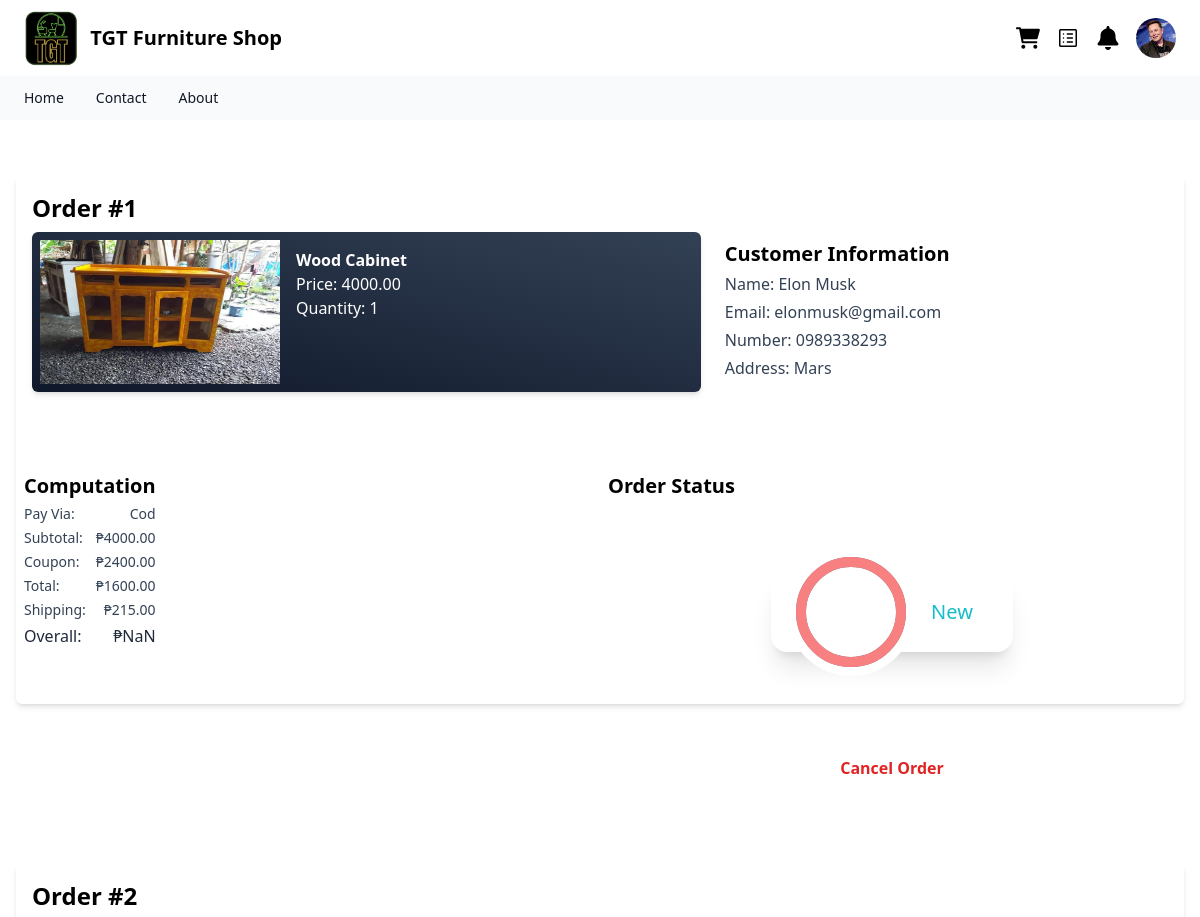
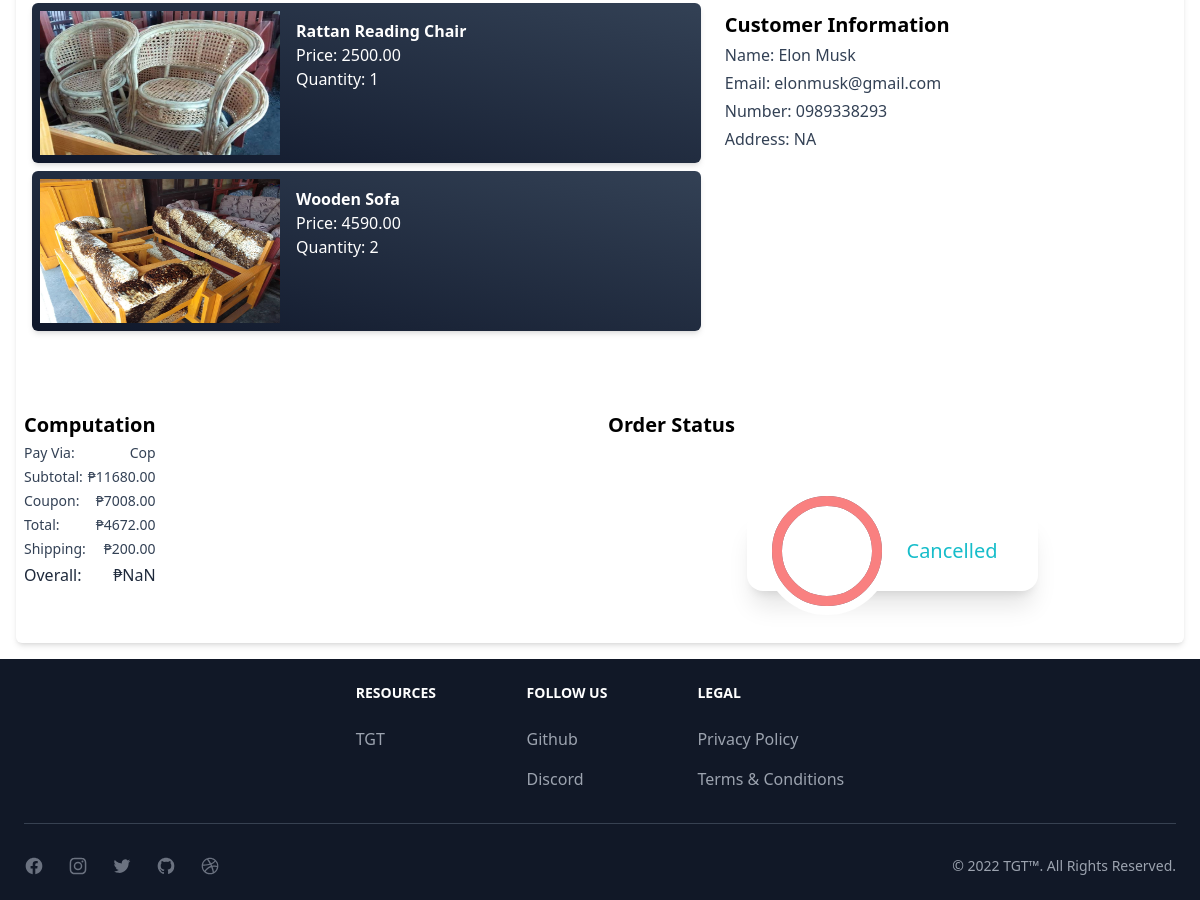
The app's page /order.php (signed in) with its own data (2 pictures, top to bottom).
### tables this page shows
CREATE TABLE `tbl_order` (
  `ID` int(11) NOT NULL,
  `user` int(11) NOT NULL,
  `payment` varchar(255) NOT NULL,
  `package` longtext NOT NULL,
  `firstname` varchar(255) NOT NULL,
  `lastname` varchar(255) NOT NULL,
  `email` varchar(255) NOT NULL,
  `number` varchar(255) DEFAULT NULL,
  `city` varchar(255) NOT NULL,
  `zipcode` varchar(255) NOT NULL,
  `barangay` varchar(255) NOT NULL,
  `hnos` varchar(255) NOT NULL,
  `address` varchar(255) NOT NULL,
  `ordered_at` varchar(255) NOT NULL,
  `gcash` longtext DEFAULT NULL,
  `mpin` longtext DEFAULT NULL,
  `appointment` varchar(255) DEFAULT NULL,
  `status` varchar(255) DEFAULT 'New'
);

### functions/php/order.php (called while the page is built, shortened)
<?php
    function myOrder($id){
        global $connect;
        $query = "SELECT * FROM tbl_order WHERE user = '$id';";
        $result = $connect->query($query);
        return $result;
    }
    function ratingExists($orderID ,$userID, $productID){
        global $connect;
        $query = "SELECT * FROM tbl_rating WHERE `order` = '$orderID' AND user = '$userID' AND product = '$productID';";
        $result = $connect->query($query);
        return $result->num_rows > 0 ? 1 : 0;
    }
?>

### order.php (the view, shortened to what this page needs)
<?php
    require('./db/connector.php');
    require('./functions/php/order.php');
?>
<!DOCTYPE html>
<html lang="en">
<?php include "partials/header.php";?>
<body class="w-full relative">
    <?php include "partials/navbar.php";?>
    <section class=" min-h-screen p-4">
        <?php
            $number = 0;
            $results = myOrder($_SESSION['result']['ID']);
            foreach($results as $result){
                if($result['status'] == 'New' || $result['status'] == 'Cancelled')
                    $percentage = '0';
                $number++;
                echo "<div class='mt-40 rounded-md shadow-md flex flex-wrap relative'>";
                    echo "<div class='p-4 w-full md:w-3/5 xl:w-1/3'>";
                        echo "<h1 class='font-bold capitalize text-2xl mb-2'>Order #$number</h1>";
                        $json = json_decode($result['package']);
                        $datas = $json->data;
                        $subtotal = $json->subtotal;
                        $coupon = $json->coupon;
                        $total = $json->total;
                        $shipping = $json->shipping;
                        $cancelled = $result['status'] == 'New' || $result['status'] == 'Processing' ? '' : 'hidden';
                        foreach($datas as $data){
                            $row = (array)$data;
                            $imageLocation = $row['productImg'] != '' ? "$row[productImg]" : "default/no-image.png";
                            echo "<div class='flex p-2 rounded-md shadow-md mt-2 bg-gradient-to-tr from-slate-900 to-slate-700 relative'>";
                                echo "<div class='w-60 h-36 overflow-hidden'>";
                                    echo "<img src='./admin/img/uploaded/$imageLocation' alt='img' class=' w-60 h-36 object-fill'>";
                                echo "</div>";
                                echo "<div class='ml-4 pt-2'>";
                                    $exists = ratingExists($result['ID'], $_SESSION['result']['ID'], $row['productID']);
                                    echo "<div class='capitalize text-white font-bold'>$row[productName]</div>";
                                    echo "<div class='capitalize text-white'>price: $row[productPrice]</div>";
                                    echo "<div class='capitalize text-white'>quantity: $row[productQuantity]</div>";
                                echo "</div>";
                            echo "</div>";
                        }
                    echo "</div>";
                    echo "<div class='p-2 mt-14 w-full md:w-2/5 xl:w-1/5'>";
                        echo "<h1 class='capitalize font-bold text-xl'>customer information</h1>";
                        echo "<div class='capitalize mt-1 text-slate-700'>name: $result[firstname] $result[lastname]</div>";
                        echo "<div class='mt-1 text-slate-700'>Email: $result[email]</div>";
                        echo "<div class='capitalize mt-1 text-slate-700'>number: $result[number]</div>";
                        echo "<div class='capitalize mt-1 text-slate-700'>address: $result[address]</div>";
                    echo "</div>";
                    echo "<div class='p-2 mt-14 w-full md:w-1/2 xl:w-1/5 flex xl:justify-center'>";
                        echo "<div class='w-fit computation'>";
                            echo "<h1 class='capitalize font-bold text-xl'>computation</h1>";
                            echo "<div class='flex justify-between capitalize mt-1 text-sm text-slate-700'>pay via: <span class='payment'>$result[payment]</span></div>";
                            echo "<div class='flex justify-between capitalize mt-1 text-sm text-slate-700'>subtotal: <span>₱<span class='subtotal'>$subtotal</span></span></div>";
                            echo "<div class='flex justify-between capitalize mt-1 text-sm text-slate-700'>coupon: <span>₱<span class='coupon'>$coupon</span></span></div>";
                            echo "<div class='flex justify-between capitalize mt-1 text-sm text-slate-700'>total: <span>₱<span class='total'>$total</span></span></div>";
                            echo "<div class='flex justify-between capitalize mt-1 text-sm text-slate-700'>shipping: <span>₱<span class='shipping'>$shipping</span></span></div>";
                            echo "<div class='flex justify-between capitalize mt-1 text-base text-slate-800'>overall: <span>₱<span class='overall'>0.00</span></span></div>";
                        echo "</div>";
                    echo "</div>";
                    echo "<div class='p-2 mt-14 w-full md:w-1/2 xl:w-1/4 h-60'>";
                        echo "<h1 class='capitalize font-bold text-xl'>order status</h1>";
                        echo "<div class='grid place-items-center h-full xl:h-1/2'>";
                            include "./progress.php";
                        echo "</div>";
                        echo "<div class='$cancelled cancel-order text-center mt-8 hover:cursor-pointer capitalize font-semibold text-red-600' onclick='cancelOrder($result[ID]);'>cancel order</div>";
                    echo "</div>";
                echo "</div>";
            }
        ?>
    </section>
    <?php include "partials/footer.php";?>
</body>
</html>

### progress.php (shortened to what this page needs)
<div class="flex items-center flex-wrap max-w-md px-10 bg-white shadow-xl rounded-2xl h-20 xl:mt-8"
   x-data="{ circumference: 50 * 2 * Math.PI, percent: <?php echo $percentage;?> }"
   >
      <div class="flex items-center justify-center -m-6 overflow-hidden bg-white rounded-full">
      </div>
      <p class="ml-10 font-medium text-teal-400 sm:text-xl xl:text-sm"><?php echo $result['status']?></p>
  </div>

### records on screen
tbl_order: row "Wood Cabinet", row "4000.00", row "1", firstname "Elon", lastname "Musk", email "elonmusk@gmail.com", number "0989338293", address "Mars", payment "Cod", subtotal "4000.00", coupon "2400.00", total "1600.00", shipping "215.00", status "New"
tbl_order: row "Rattan Reading Chair", row "2500.00", row "1", row "Wooden Sofa", row "4590.00", row "2", firstname "Elon", lastname "Musk", email "elonmusk@gmail.com", number "0989338293", address "NA", payment "Cop", subtotal "11680.00", coupon "7008.00", total "4672.00", shipping "200.00", status "Cancelled"
